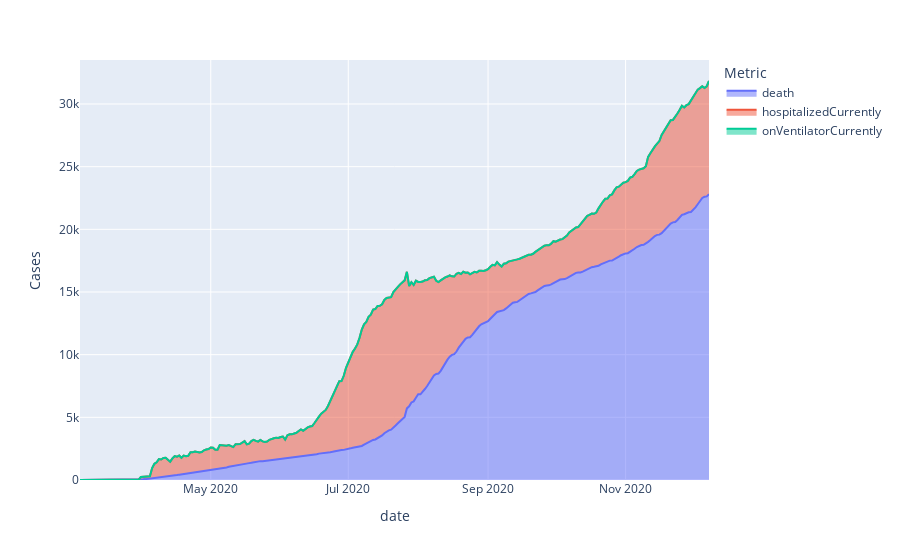

Write notebook code for a chart like this one.
### Markdown cell above
### Visualization

### Code cell
data = coronaTX[['date', 'death', 'hospitalizedCurrently', 'onVentilatorCurrently']]
area_data = pd.DataFrame(columns=['date', 'metric', 'cases'])
for i, r in data.iterrows():
    for m in ['death', 'hospitalizedCurrently', 'onVentilatorCurrently']:
        area_data = area_data.append(
            {'date': r['date'], 'Metric': m, 'Cases': r[m]},
            ignore_index=True)

    
fig = px.area(area_data, x="date", y="Cases", color="Metric",
	      line_group="Metric"
)
fig.show()

### Figure 1 — Plotly figure (JSON) as saved in the notebook; plotly's stock layout.template omitted (floating-point values rounded to 4 significant figures; data arrays with more than 128 entries replaced by an {"elided": "..."} marker saying what was removed)
{"data": [{"hovertemplate": "Metric=death<br>date=%{x}<br>Cases=%{y}<extra></extra>", "legendgroup": "death", "line": {"color": "#636efa"}, "mode": "lines", "name": "death", "orientation": "v", "showlegend": true, "stackgroup": "1", "type": "scatter", "x": {"elided": "280 str values"}, "xaxis": "x", "y": {"elided": "280 int values"}, "yaxis": "y"}, {"hovertemplate": "Metric=hospitalizedCurrently<br>date=%{x}<br>Cases=%{y}<extra></extra>", "legendgroup": "hospitalizedCurrently", "line": {"color": "#EF553B"}, "mode": "lines", "name": "hospitalizedCurrently", "orientation": "v", "showlegend": true, "stackgroup": "1", "type": "scatter", "x": {"elided": "280 str values"}, "xaxis": "x", "y": {"elided": "280 int values"}, "yaxis": "y"}, {"hovertemplate": "Metric=onVentilatorCurrently<br>date=%{x}<br>Cases=%{y}<extra></extra>", "legendgroup": "onVentilatorCurrently", "line": {"color": "#00cc96"}, "mode": "lines", "name": "onVentilatorCurrently", "orientation": "v", "showlegend": true, "stackgroup": "1", "type": "scatter", "x": {"elided": "280 str values"}, "xaxis": "x", "y": {"elided": "280 null values"}, "yaxis": "y"}], "layout": {"legend": {"title": {"text": "Metric"}, "tracegroupgap": 0}, "margin": {"t": 60}, "xaxis": {"anchor": "y", "domain": [0, 1], "title": {"text": "date"}}, "yaxis": {"anchor": "x", "domain": [0, 1], "title": {"text": "Cases"}}}}
